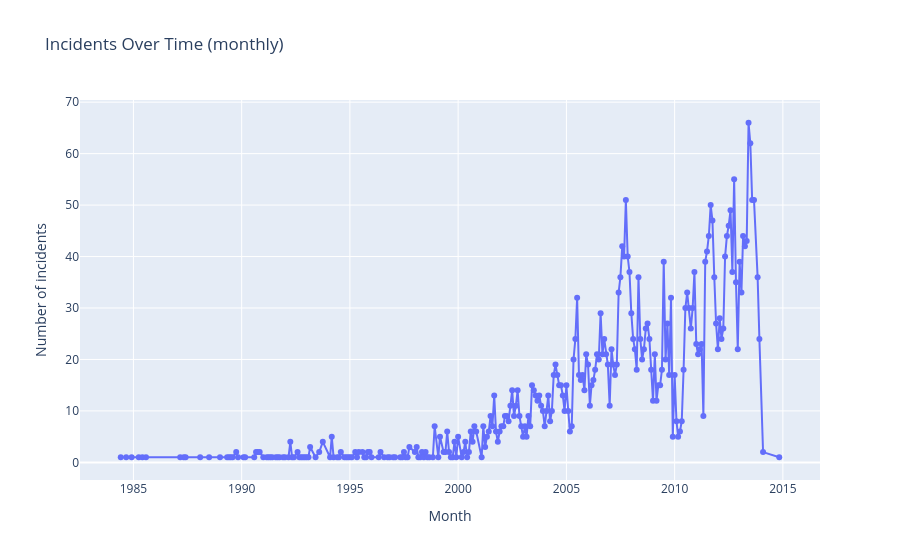

Source (notebook cell):
### Markdown cell above
Combines volume and risk in one view — bar height is incident count, color is fatality rate — so high-volume, high-risk industries stand out immediately. This is the kind of combined encoding worth reusing as the dashboard's headline chart.

### Code cell
monthly_trend = (
    df.dropna(subset=["year", "month"])
    .assign(year=lambda d: d["year"].astype(int), month=lambda d: d["month"].astype(int))
    .groupby(["year", "month"])
    .size()
    .reset_index(name="incidents")
)
monthly_trend["date"] = pd.to_datetime(dict(year=monthly_trend["year"], month=monthly_trend["month"], day=1))

fig = px.line(
    monthly_trend,
    x="date",
    y="incidents",
    title="Incidents Over Time (monthly)",
    labels={"date": "Month", "incidents": "Number of incidents"},
)
fig.update_traces(mode="lines+markers")
fig.show()

### Figure 1 — Plotly figure (JSON) as saved in the notebook; plotly's stock layout.template omitted (floating-point values rounded to 4 significant figures; data arrays with more than 128 entries replaced by an {"elided": "..."} marker saying what was removed)
{"data": [{"hovertemplate": "Month=%{x}<br>Number of incidents=%{y}<extra></extra>", "legendgroup": "", "line": {"color": "#636efa", "dash": "solid"}, "marker": {"symbol": "circle"}, "mode": "lines+markers", "name": "", "orientation": "v", "showlegend": false, "type": "scatter", "x": {"elided": "269 str values"}, "xaxis": "x", "y": {"elided": "269 int values"}, "yaxis": "y"}], "layout": {"legend": {"tracegroupgap": 0}, "title": {"text": "Incidents Over Time (monthly)"}, "xaxis": {"anchor": "y", "domain": [0, 1], "title": {"text": "Month"}}, "yaxis": {"anchor": "x", "domain": [0, 1], "title": {"text": "Number of incidents"}}}}
